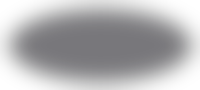
#> input picture assets/fx/shadow.png, 200 x 90 px
$ python slice_sheet.py ../assets/fx/shadow.png ../assets/fx/shadow.png ../assets/fx/shadow.png
#> lines starting #> are read from the running program, lines starting #| are printed output that depends on the picture
"""Quita el fondo blanco de una hoja de sprites y separa cada figura.
Uso: python slice_sheet.py <imagen> <carpeta_salida> <preview.png>
Guarda sprite_NN.png (recortes con transparencia) y un preview con los números."""
import sys, os
from collections import deque
import numpy as np
from PIL import Image, ImageDraw

src, out, prev = sys.argv[1], sys.argv[2], sys.argv[3]
os.makedirs(out, exist_ok=True)
im = Image.open(src).convert('RGB')
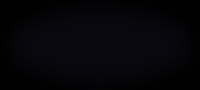
#> im: PIL image 200x90 RGB; mean R, G, B 5.57, 4.46, 8.33
a = np.asarray(im).astype(np.int16)
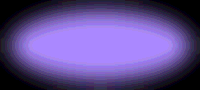
#> a: shape (90, 200, 3) int16; mean R, G, B 5.57, 4.46, 8.33; drawn with min black and max white
H, W, _ = a.shape
#> H = 90; W = 200
mx, mn = a.max(axis=2), a.min(axis=2)
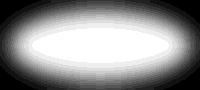
#> mx: shape (90, 200) int16; min 0, max 15, mean 8.33; drawn with min black and max white
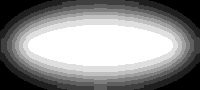
#> mn: shape (90, 200) int16; min 0, max 8, mean 4.46; drawn with min black and max white
bgish = (mn > 225) & ((mx - mn) < 18)            # blanco/gris muy claro sin color
#> bgish: shape (90, 200) bool; every value is 0
# flood fill desde los bordes sobre los pixeles tipo fondo
bg = np.zeros((H, W), bool)
q = deque()
for x in range(W):
    for y in (0, H - 1):
        if bgish[y, x] and not bg[y, x]:
            bg[y, x] = True; q.append((y, x))
for y in range(H):
    for x in (0, W - 1):
        if bgish[y, x] and not bg[y, x]:
            bg[y, x] = True; q.append((y, x))
while q:
    y, x = q.popleft()
    for dy, dx in ((1, 0), (-1, 0), (0, 1), (0, -1)):
        ny, nx = y + dy, x + dx
        if 0 <= ny < H and 0 <= nx < W and not bg[ny, nx] and bgish[ny, nx]:
            bg[ny, nx] = True; q.append((ny, nx))
fg = ~bg
# componentes conectados (8 vecinos)
lab = np.zeros((H, W), np.int32)
boxes = []
cur = 0
for y in range(H):
    for x in range(W):
        if fg[y, x] and lab[y, x] == 0:
            cur += 1
            q = deque([(y, x)]); lab[y, x] = cur
            x0 = x1 = x; y0 = y1 = y; n = 0
            while q:
                cy, cx = q.popleft(); n += 1
                x0, x1, y0, y1 = min(x0, cx), max(x1, cx), min(y0, cy), max(y1, cy)
                for dy in (-1, 0, 1):
                    for dx in (-1, 0, 1):
                        ny, nx = cy + dy, cx + dx
                        if 0 <= ny < H and 0 <= nx < W and fg[ny, nx] and lab[ny, nx] == 0:
                            lab[ny, nx] = cur; q.append((ny, nx))
            boxes.append([x0, y0, x1, y1, n])
#> lab: shape (90, 200) int32; every value is 1
#> after the loop, boxes = [[0, 0, 199, 89, 18000]]; cur = 1
# quitar ruido y unir piezas cercanas (p. ej. un puntero o chispas)
boxes = [b for b in boxes if b[4] > 60]
merged = True
while merged:
    merged = False
    for i in range(len(boxes)):
        for j in range(i + 1, len(boxes)):
            A, B = boxes[i], boxes[j]
            gap = 6
            if A[0] - gap <= B[2] and B[0] - gap <= A[2] and A[1] - gap <= B[3] and B[1] - gap <= A[3]:
                small = min(A[4], B[4])
                if small < 2500:
                    boxes[i] = [min(A[0], B[0]), min(A[1], B[1]), max(A[2], B[2]), max(A[3], B[3]), A[4] + B[4]]
                    boxes.pop(j); merged = True
                    break
        if merged:
            break
boxes = [b for b in boxes if b[4] > 1500]
# ordenar por filas (centro y), luego x
boxes.sort(key=lambda b: (round(((b[1] + b[3]) / 2) / 60), b[0]))
rgba = np.dstack([np.asarray(im), (fg * 255).astype(np.uint8)])
full = Image.fromarray(rgba, 'RGBA')
pv = im.copy().convert('RGB')
d = ImageDraw.Draw(pv)
for i, (x0, y0, x1, y1, n) in enumerate(boxes):
    full.crop((x0, y0, x1 + 1, y1 + 1)).save(os.path.join(out, 'sprite_%02d.png' % i))
    d.rectangle([x0, y0, x1, y1], outline=(255, 0, 0), width=2)
    d.text((x0 + 3, y0 + 3), str(i), fill=(255, 0, 0))
pv.resize((W * 3 // 4, H * 3 // 4)).save(prev)
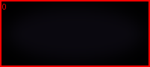
#> saved as shadow.png: PIL image 150x67 RGB; mean R, G, B 21.9, 4.4, 8.3
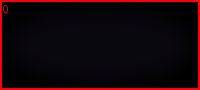
#> pv: PIL image 200x90 RGB; mean R, G, B 21.9, 4.4, 8.2
for i, b in enumerate(boxes):
    print(i, b)
